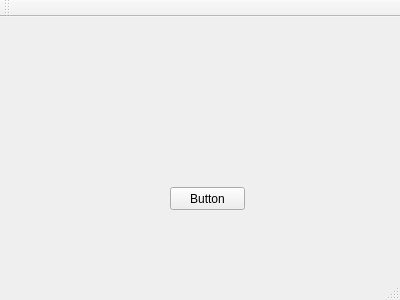
<?xml version="1.0" encoding="UTF-8"?>
<ui version="4.0">
 <class>MainWindow</class>
 <widget class="QMainWindow" name="MainWindow">
  <property name="geometry">
   <rect>
    <x>0</x>
    <y>0</y>
    <width>400</width>
    <height>300</height>
   </rect>
  </property>
  <property name="windowTitle">
   <string>MainWindow</string>
  </property>
  <widget class="QWidget" name="centralWidget">
   <widget class="QPushButton" name="pushButton">
    <property name="geometry">
     <rect>
      <x>170</x>
      <y>170</y>
      <width>75</width>
      <height>23</height>
     </rect>
    </property>
    <property name="text">
     <string>Button</string>
    </property>
   </widget>
  </widget>
  <widget class="QMenuBar" name="menuBar">
   <property name="geometry">
    <rect>
     <x>0</x>
     <y>0</y>
     <width>400</width>
     <height>23</height>
    </rect>
   </property>
  </widget>
  <widget class="QToolBar" name="mainToolBar">
   <attribute name="toolBarArea">
    <enum>TopToolBarArea</enum>
   </attribute>
   <attribute name="toolBarBreak">
    <bool>false</bool>
   </attribute>
  </widget>
  <widget class="QStatusBar" name="statusBar"/>
 </widget>
 <layoutdefault spacing="6" margin="11"/>
 <resources/>
 <connections/>
</ui>
